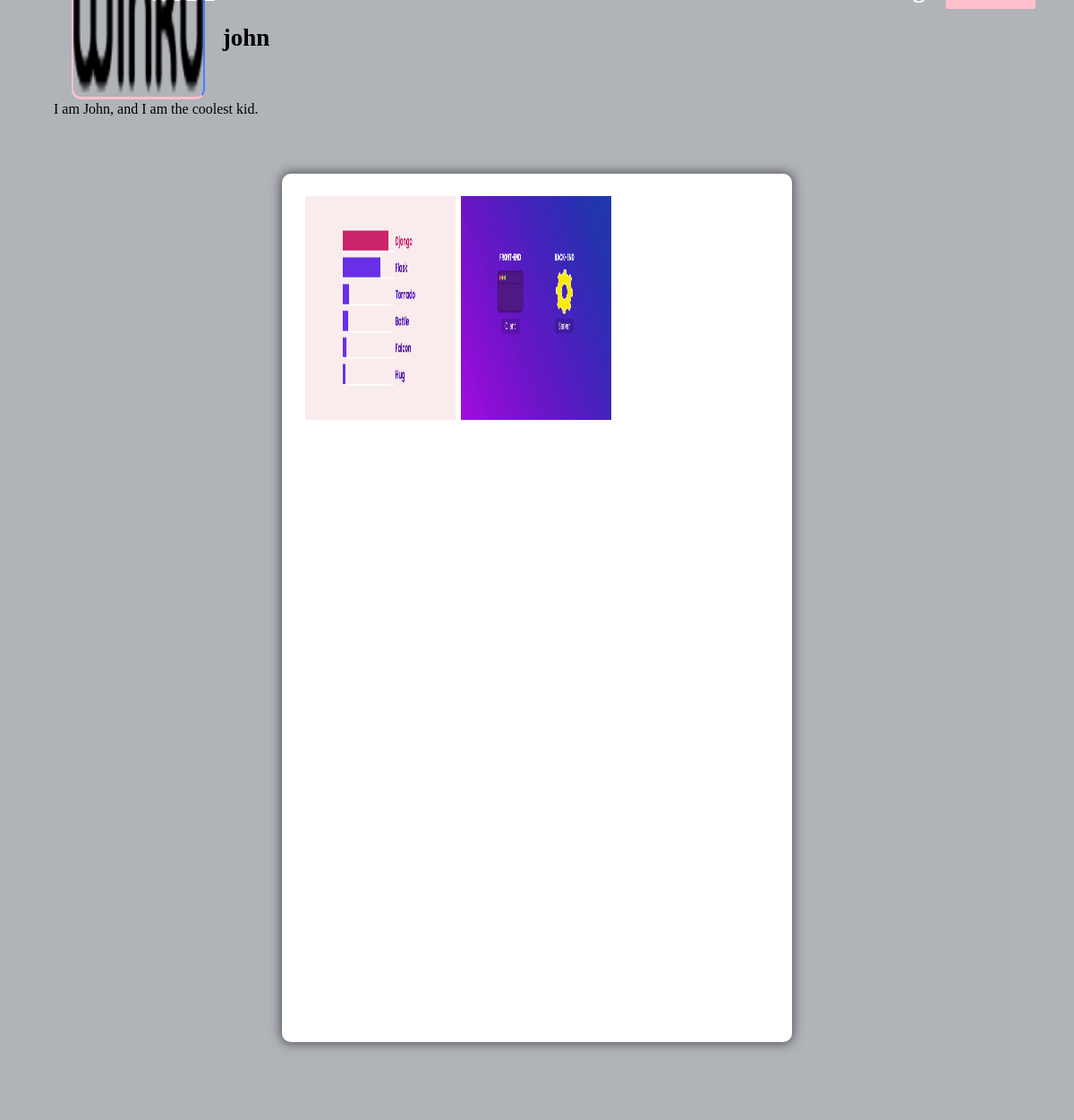
Screenshot of /profile/john (signed in) with the database file from the repository.
### core/models.py (models this page shows, shortened)
class Profile(models.Model):
    user = models.ForeignKey(User, on_delete=models.CASCADE)
    id_user = models.IntegerField()
    bio = models.TextField(blank=True)
    profileimg = models.ImageField(upload_to='profile_images', default='blank-profile-picture.png')
    location = models.CharField(max_length=100, blank=True)

class Post(models.Model):
    id = models.UUIDField(primary_key=True, default=uuid.uuid4)
    user = models.CharField(max_length=100)
    image = models.ImageField(upload_to='post_images')
    caption = models.TextField()
    created_at = models.DateTimeField(default=datetime.now)
    no_of_likes = models.IntegerField(default=0)

### core/views.py (the view)
# urls.py: path('profile/<str:pk>', views.profile, name='profile'),
@login_required(login_url='signin')
def profile(request, pk):
    user_object = User.objects.get(username=pk)
    user_profile = Profile.objects.get(user=user_object)
    user_posts = Post.objects.filter(user=pk)
    user_post_length = len(user_posts)
    follower = request.user.username
    user = pk
    if FollowersCount.objects.filter(follower=follower, user=user).first():
        button_text = 'Unfollow'
    else:
        button_text = 'Follow'
    user_followers = len(FollowersCount.objects.filter(user=pk))
    user_following = len(FollowersCount.objects.filter(follower=pk))
    context = {
        'user_object': user_object,
        'user_profile': user_profile,
        'user_posts': user_posts,
        'user_post_length': user_post_length,
        'button_text': button_text,
        'user_followers': user_followers,
        'user_following' : user_following,
    }
    return render(request, 'profile.html', context)

### templates/profile.html (shortened to what this page needs)
{% load static %}
<!DOCTYPE html>
<html lang="en">
<head>
    <link rel="stylesheet" href="{% static 'css/main.min.css' %}">
    <link rel="stylesheet" href="{% static 'css/style.css' %}">
    <link rel="stylesheet" href="{% static 'css/color.css' %}">
    <link rel="stylesheet" href="{% static 'css/responsive.css' %}">
</head>
<body>
	<section>
			<div class="feature-photo">
				<figure><img src="{% static 'images/resources/timeline-1.jpg' %}" alt=""></figure>
				<form action="/follow" method="POST">
					<div class="add-btn">
					{% if user_object.username == user.username %}
					<a href="/settings" data-ripple="">Account Settings</a>
					{% else %}
					<a data-ripple=""><button type="button " style="background-color: #ffc0cb; border: #ffc0cb;">{{button_text}}</button></a>
					{% endif %}
					</div>
				</form>
				<div class="container-fluid">
					<div class="row merged">
						<div class="col-lg-2 col-sm-3">
							<div class="user-avatar">
								<figure>
									<img src="{{user_profile.profileimg.url}}" style="height: 250px; width: 100%;" alt="">
								</figure>
							</div>
						</div>
						<div class="col-lg-10 col-sm-9">
							<div class="timeline-info">
								<ul>
									<li class="admin-name">
									  <h5 style="color: black;white-space: nowrap; width: 110px; font-size: 27px;"><b>{{user_profile.user.username}}</b></h5>
									</li>
								</ul>
							</div>
						</div>
					</div>
				</div>
			</div>
		</section>
		<section>
			<div class="bio">
				{{user_profile.bio}}
			</div>
		</section>
	<section>
		<div class="gap gray-bg">
			<div class="container-fluid">
				<div class="row">
					<div class="col-lg-12">
						<div class="row" id="page-contents">
							<div class="col-lg-3">
								<aside class="sidebar static">
								</aside>
							</div>
							<div class="col-lg-6">
								<div class="central-meta">
									<ul class="photos">
										{% for post in user_posts %}
										<li>
											<a class="strip" href="{{post.image.url}}" title="" data-strip-group="mygroup" data-strip-group-options="loop: false">
												<img src="{{post.image.url}}" style="height: 250px; width: 300px;" alt=""></a>
										</li>
										{% endfor %}
									</ul>
								</div>
							</div>
							<div class="col-lg-3">
								<aside class="sidebar static">
								</aside>
							</div>
						</div>
					</div>
				</div>
			</div>
		</div>
	</section>
</body>
</html>

### static/css/color.css (style rules this page uses)
#nprogress .bar, .timeline-info > ul li a::before, .add-btn > a, .activitiez > li::before, form button, .colla-apps > li a:hover, a.underline:before, .setting-row input:checked + label, .user-avatar:hover .edit-phto, .error-meta > a, .color-bg, .add-butn, .nav.nav-tabs.likes-btn > li a.active, a.dislike-btn, .drop > a:hover, .btn-view.btn-load-more:hover, .accordion .card h5 button[aria-expanded="true"], .chat-head, .f-page > figure em, .inbox-panel-head > ul > li > a, .nav-tabs--left .nav-link.active, .nav-tabs--left .nav-link.active:hover, footer .widget-title h4::before, #topcontrol, .sidebar .widget-title::before, .f-title::before, .g-post-classic > figure > i::after, .purify > a, .help-list > a:hover, .open-position::before, .info > a, .category-box:hover, .category-box.selected, a.main-btn, .section-heading::before, .getquot-baner, .more-branches > h4::before, .is-helpful > a, .cart-optionz > li > a:hover, .paginationz > li a:hover, .paginationz > li a.active, .shopping-cart, a.btn2:hover, .form-submit > input[type="submit"], button.submit-checkout, .delete-cart:hover, .proceed .button, .amount-area .update-cart, a.addnewforum, .apply-bttons > a { background: orange; }

### static/css/responsive.css (style rules this page uses)
@media screen and (max-width: 1281px) and (min-width: 1024px) { .photos > li { min-width: 32.2%; width: 32.2%; } }
@media screen and (max-width: 1281px) and (min-width: 1024px) { .timeline-info { line-height: 51px; } }
@media screen and (max-width: 1281px) and (min-width: 1024px) { .timeline-info .admin-name > h5 { font-size: 20px; } }
@media screen and (max-width: 1281px) and (min-width: 1024px) { .user-avatar { width: 80.2% } }

### rows the page displays
Profile: profileimg (picture), user.username "john", bio "I am John, and I am the coolest kid."
Post: image (picture)
Post: image (picture)
